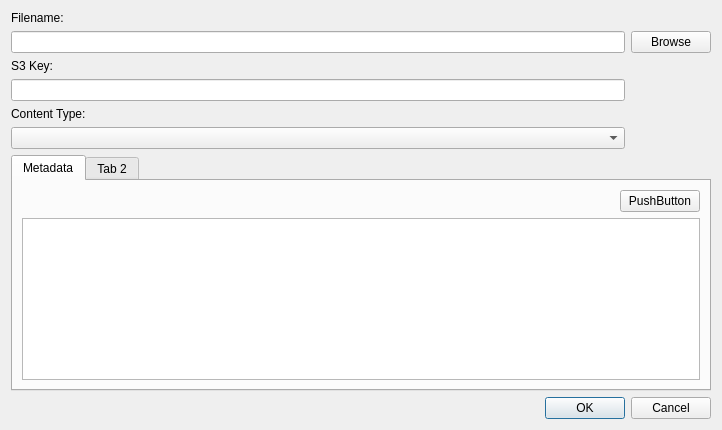
<?xml version="1.0" encoding="UTF-8"?>
<ui version="4.0">
 <class>S3ObjectAddDialog</class>
 <widget class="QDialog" name="S3ObjectAddDialog">
  <property name="geometry">
   <rect>
    <x>0</x>
    <y>0</y>
    <width>722</width>
    <height>430</height>
   </rect>
  </property>
  <property name="windowTitle">
   <string>Add S3 Object</string>
  </property>
  <layout class="QVBoxLayout" name="verticalLayout">
   <item>
    <layout class="QGridLayout" name="gridLayout">
     <item row="2" column="0">
      <widget class="QLabel" name="s3KeyLabel">
       <property name="text">
        <string>S3 Key:</string>
       </property>
      </widget>
     </item>
     <item row="1" column="1">
      <widget class="QPushButton" name="fileBrowseButton">
       <property name="text">
        <string>Browse</string>
       </property>
      </widget>
     </item>
     <item row="3" column="0">
      <widget class="QLineEdit" name="s3KeyEdit"/>
     </item>
     <item row="4" column="0">
      <widget class="QLabel" name="contentTypeLabel">
       <property name="text">
        <string>Content Type:</string>
       </property>
      </widget>
     </item>
     <item row="0" column="0">
      <widget class="QLabel" name="fileLabel">
       <property name="text">
        <string>Filename:</string>
       </property>
      </widget>
     </item>
     <item row="1" column="0">
      <widget class="QLineEdit" name="fileEdit"/>
     </item>
     <item row="5" column="0">
      <widget class="QComboBox" name="contentTypeCombo"/>
     </item>
    </layout>
   </item>
   <item>
    <widget class="QTabWidget" name="tabWidget">
     <property name="currentIndex">
      <number>0</number>
     </property>
     <widget class="QWidget" name="Metadata">
      <attribute name="title">
       <string>Metadata</string>
      </attribute>
      <layout class="QVBoxLayout" name="verticalLayout_2">
       <item>
        <layout class="QHBoxLayout" name="horizontalLayout">
         <property name="topMargin">
          <number>0</number>
         </property>
         <item>
          <spacer name="horizontalSpacer">
           <property name="orientation">
            <enum>Qt::Orientation::Horizontal</enum>
           </property>
           <property name="sizeHint" stdset="0">
            <size>
             <width>40</width>
             <height>20</height>
            </size>
           </property>
          </spacer>
         </item>
         <item>
          <widget class="QPushButton" name="metadataAddButton">
           <property name="text">
            <string>PushButton</string>
           </property>
          </widget>
         </item>
        </layout>
       </item>
       <item>
        <widget class="QTableView" name="metadataTable"/>
       </item>
      </layout>
     </widget>
     <widget class="QWidget" name="tab_2">
      <attribute name="title">
       <string>Tab 2</string>
      </attribute>
     </widget>
    </widget>
   </item>
   <item>
    <widget class="QDialogButtonBox" name="buttonBox">
     <property name="standardButtons">
      <set>QDialogButtonBox::StandardButton::Cancel|QDialogButtonBox::StandardButton::Ok</set>
     </property>
    </widget>
   </item>
  </layout>
 </widget>
 <resources/>
 <connections/>
</ui>
